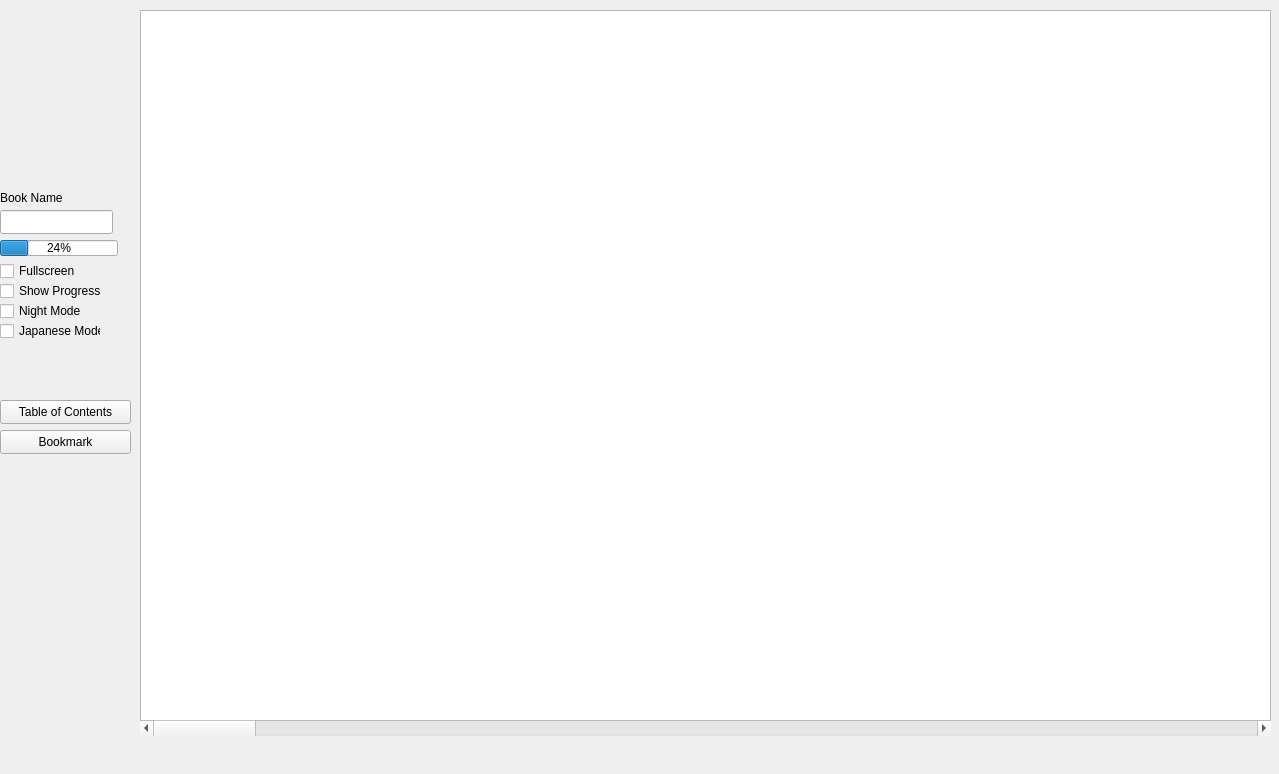
<?xml version="1.0" encoding="UTF-8"?>
<ui version="4.0">
 <class>MainWindow</class>
 <widget class="QMainWindow" name="MainWindow">
  <property name="geometry">
   <rect>
    <x>0</x>
    <y>0</y>
    <width>1279</width>
    <height>774</height>
   </rect>
  </property>
  <property name="windowTitle">
   <string>MainWindow</string>
  </property>
  <widget class="QWidget" name="centralwidget">
   <widget class="QFrame" name="frame">
    <property name="geometry">
     <rect>
      <x>140</x>
      <y>10</y>
      <width>1131</width>
      <height>711</height>
     </rect>
    </property>
    <property name="frameShape">
     <enum>QFrame::Shape::StyledPanel</enum>
    </property>
    <property name="frameShadow">
     <enum>QFrame::Shadow::Raised</enum>
    </property>
    <widget class="QTextBrowser" name="textBrowser">
     <property name="geometry">
      <rect>
       <x>0</x>
       <y>0</y>
       <width>1131</width>
       <height>711</height>
      </rect>
     </property>
    </widget>
   </widget>
   <widget class="QScrollBar" name="readerScroll">
    <property name="geometry">
     <rect>
      <x>140</x>
      <y>720</y>
      <width>1131</width>
      <height>16</height>
     </rect>
    </property>
    <property name="orientation">
     <enum>Qt::Orientation::Horizontal</enum>
    </property>
   </widget>
   <widget class="QLabel" name="label">
    <property name="geometry">
     <rect>
      <x>0</x>
      <y>190</y>
      <width>71</width>
      <height>16</height>
     </rect>
    </property>
    <property name="text">
     <string>Book Name</string>
    </property>
   </widget>
   <widget class="QLineEdit" name="displayTitle">
    <property name="geometry">
     <rect>
      <x>0</x>
      <y>210</y>
      <width>113</width>
      <height>24</height>
     </rect>
    </property>
   </widget>
   <widget class="QProgressBar" name="progressBar">
    <property name="geometry">
     <rect>
      <x>0</x>
      <y>240</y>
      <width>118</width>
      <height>16</height>
     </rect>
    </property>
    <property name="value">
     <number>24</number>
    </property>
   </widget>
   <widget class="QCheckBox" name="c_Fullscreen">
    <property name="geometry">
     <rect>
      <x>0</x>
      <y>260</y>
      <width>77</width>
      <height>22</height>
     </rect>
    </property>
    <property name="text">
     <string>Fullscreen</string>
    </property>
   </widget>
   <widget class="QCheckBox" name="c_ShowProgress">
    <property name="geometry">
     <rect>
      <x>0</x>
      <y>280</y>
      <width>101</width>
      <height>22</height>
     </rect>
    </property>
    <property name="text">
     <string>Show Progress</string>
    </property>
   </widget>
   <widget class="QCheckBox" name="c_NightMode">
    <property name="geometry">
     <rect>
      <x>0</x>
      <y>300</y>
      <width>91</width>
      <height>22</height>
     </rect>
    </property>
    <property name="text">
     <string>Night Mode</string>
    </property>
   </widget>
   <widget class="QLabel" name="imageLabel">
    <property name="geometry">
     <rect>
      <x>10</x>
      <y>20</y>
      <width>111</width>
      <height>161</height>
     </rect>
    </property>
    <property name="text">
     <string/>
    </property>
   </widget>
   <widget class="QCheckBox" name="checkBox">
    <property name="geometry">
     <rect>
      <x>0</x>
      <y>320</y>
      <width>101</width>
      <height>22</height>
     </rect>
    </property>
    <property name="text">
     <string>Japanese Mode</string>
    </property>
   </widget>
   <widget class="QPushButton" name="tocBtn">
    <property name="geometry">
     <rect>
      <x>0</x>
      <y>400</y>
      <width>131</width>
      <height>24</height>
     </rect>
    </property>
    <property name="text">
     <string>Table of Contents</string>
    </property>
   </widget>
   <widget class="QPushButton" name="bookmarkBtn">
    <property name="geometry">
     <rect>
      <x>0</x>
      <y>430</y>
      <width>131</width>
      <height>24</height>
     </rect>
    </property>
    <property name="text">
     <string>Bookmark</string>
    </property>
   </widget>
  </widget>
  <widget class="QMenuBar" name="menubar">
   <property name="geometry">
    <rect>
     <x>0</x>
     <y>0</y>
     <width>1279</width>
     <height>21</height>
    </rect>
   </property>
  </widget>
 </widget>
 <resources/>
 <connections/>
</ui>
